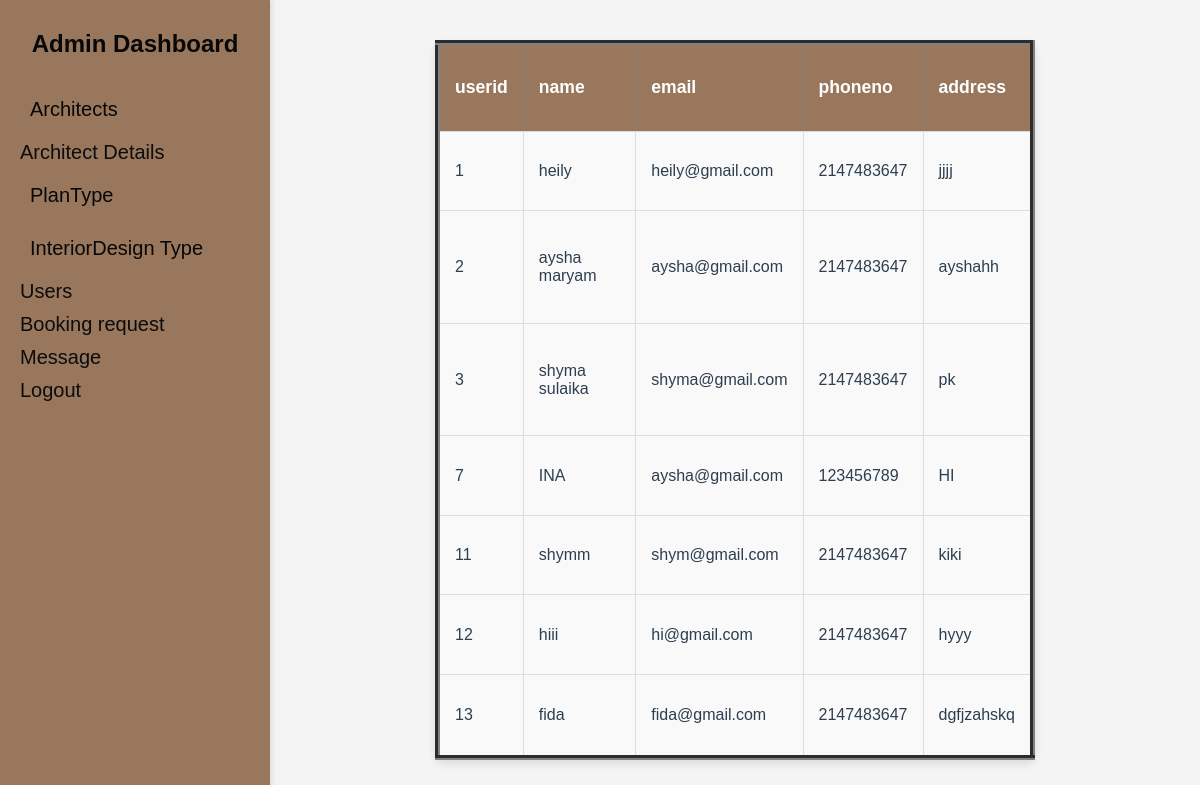
The app's page /raising-master_new/viewuser.php with its own data.
### tables this page shows
CREATE TABLE `user_details` (
  `userid` bigint(20) NOT NULL,
  `name` varchar(200) NOT NULL,
  `email` varchar(200) NOT NULL,
  `phoneno` int(10) NOT NULL,
  `address` varchar(200) NOT NULL,
  `password` varchar(8) NOT NULL
);

### raising-master_new/viewuser.php (the view, shortened to what this page needs)
<?php
include 'admin-side.php';
include 'connection.php';
?>
<html>
    <head></head>
    <body>
    <link rel="stylesheet" type="text/css" href="2.css">
  </body>
  </html>
<?php
$sql = "select * from user_details";
$result = mysqli_query($con, $sql);
if ($result->num_rows > 0) {
    echo "<table  border='5' cellspacing='10' cellpadding='10' border='5'>
    <tr>
            <th>userid</th>
            <th>name</th>
            <th>email</th>
            <th>phoneno</th>
            <th>address</th>
       </tr>";
    while ($row = $result->fetch_assoc()) {
        echo "<tr>
            <td>{$row['userid']}</td>
            <td>{$row['name']}</td>
            <td>{$row['email']}</td>
            <td>{$row['phoneno']}</td>
            <td>{$row['address']}</td>
        </tr>";
    }
    ?>
<?php
    echo "</table>";
} else {
    echo "0 results";
}
?>

### raising-master_new/admin-dash.css (style rules this page uses)
body { margin: 0; font-family: Arial, sans-serif; color: #2c3e50; }

### raising-master_new/formstyle.css (style rules this page uses)
body { font-family: Arial, sans-serif; background-color: #f4f4f4; margin: 0; padding: 0; box-sizing: border-box; }

### raising-master_new/2.css (style rules this page uses)
table { width: 50%; margin: 40px auto; border-collapse: collapse; background-color: #f9f9f9; border-radius: 8px; box-shadow: 0 4px 8px rgba(0, 0, 0, 0.1); }
th { background-color: #99775c; color: white; text-align: left; padding: 12px 15px; font-size: 1.1em; }
td { text-align: left; padding: 12px 15px; border: 1px solid #ddd; font-size: 1em; }

### records on screen
user_details: userid "1", name "heily", email "heily@gmail.com", phoneno "2147483647", address "jjjj"
user_details: userid "2", name "aysha maryam", email "aysha@gmail.com", phoneno "2147483647", address "ayshahh"
user_details: userid "3", name "shyma sulaika", email "shyma@gmail.com", phoneno "2147483647", address "pk"
user_details: userid "7", name "INA", email "aysha@gmail.com", phoneno "123456789", address "HI"
user_details: userid "11", name "shymm", email "shym@gmail.com", phoneno "2147483647", address "kiki"
user_details: userid "12", name "hiii", email "hi@gmail.com", phoneno "2147483647", address "hyyy"
user_details: userid "13", name "fida", email "fida@gmail.com", phoneno "2147483647", address "dgfjzahskq"
